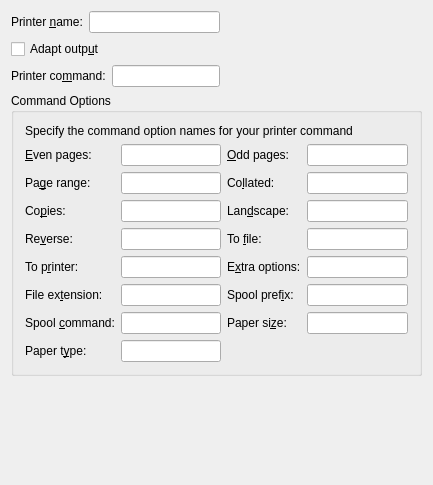
<ui version="4.0" >
 <author></author>
 <comment></comment>
 <exportmacro></exportmacro>
 <class>QPrefPrinterUi</class>
 <widget class="QWidget" name="QPrefPrinterUi" >
  <property name="geometry" >
   <rect>
    <x>0</x>
    <y>0</y>
    <width>433</width>
    <height>485</height>
   </rect>
  </property>
  <property name="windowTitle" >
   <string/>
  </property>
  <layout class="QVBoxLayout" >
   <property name="margin" >
    <number>11</number>
   </property>
   <property name="spacing" >
    <number>6</number>
   </property>
   <item>
    <layout class="QHBoxLayout" >
     <property name="margin" >
      <number>0</number>
     </property>
     <property name="spacing" >
      <number>6</number>
     </property>
     <item>
      <layout class="QGridLayout" >
       <property name="margin" >
        <number>0</number>
       </property>
       <property name="spacing" >
        <number>6</number>
       </property>
       <item row="0" column="0" >
        <widget class="QLabel" name="printerNameLA" >
         <property name="text" >
          <string>Printer &amp;name:</string>
         </property>
         <property name="buddy" >
          <cstring>printerNameED</cstring>
         </property>
        </widget>
       </item>
       <item row="2" column="2" >
        <widget class="QLineEdit" name="printerCommandED" />
       </item>
       <item row="2" column="0" colspan="2" >
        <widget class="QLabel" name="printerCommandLA" >
         <property name="text" >
          <string>Printer co&amp;mmand:</string>
         </property>
         <property name="buddy" >
          <cstring>printerCommandED</cstring>
         </property>
        </widget>
       </item>
       <item row="0" column="1" colspan="2" >
        <widget class="QLineEdit" name="printerNameED" >
         <property name="toolTip" >
          <string>Name of the default printer</string>
         </property>
        </widget>
       </item>
       <item row="1" column="0" colspan="2" >
        <widget class="QCheckBox" name="printerAdaptCB" >
         <property name="toolTip" >
          <string>Use printer name explicitely</string>
         </property>
         <property name="text" >
          <string>Adapt outp&amp;ut</string>
         </property>
        </widget>
       </item>
      </layout>
     </item>
     <item>
      <spacer>
       <property name="orientation" >
        <enum>Qt::Horizontal</enum>
       </property>
       <property name="sizeType" >
        <enum>QSizePolicy::Expanding</enum>
       </property>
       <property name="sizeHint" >
        <size>
         <width>20</width>
         <height>20</height>
        </size>
       </property>
      </spacer>
     </item>
    </layout>
   </item>
   <item>
    <widget class="QGroupBox" name="GroupBox1" >
     <property name="title" >
      <string>Command Options</string>
     </property>
     <layout class="QGridLayout" >
      <property name="margin" >
       <number>11</number>
      </property>
      <property name="spacing" >
       <number>6</number>
      </property>
      <item row="4" column="0" >
       <widget class="QLabel" name="printerReverseLA" >
        <property name="text" >
         <string>Re&amp;verse:</string>
        </property>
        <property name="buddy" >
         <cstring>printerReverseED</cstring>
        </property>
       </widget>
      </item>
      <item row="2" column="3" >
       <widget class="QLineEdit" name="printerCollatedED" />
      </item>
      <item row="4" column="1" >
       <widget class="QLineEdit" name="printerReverseED" />
      </item>
      <item row="5" column="0" >
       <widget class="QLabel" name="printerToPrinterLA" >
        <property name="text" >
         <string>To p&amp;rinter:</string>
        </property>
        <property name="buddy" >
         <cstring>printerToPrinterED</cstring>
        </property>
       </widget>
      </item>
      <item row="7" column="2" >
       <widget class="QLabel" name="printerPaperSizeLA" >
        <property name="text" >
         <string>Paper si&amp;ze:</string>
        </property>
        <property name="buddy" >
         <cstring>printerPaperSizeED</cstring>
        </property>
       </widget>
      </item>
      <item row="1" column="3" >
       <widget class="QLineEdit" name="printerOddED" />
      </item>
      <item row="7" column="3" >
       <widget class="QLineEdit" name="printerPaperSizeED" />
      </item>
      <item row="4" column="2" >
       <widget class="QLabel" name="printerToFileLA" >
        <property name="text" >
         <string>To &amp;file:</string>
        </property>
        <property name="buddy" >
         <cstring>printerToFileED</cstring>
        </property>
       </widget>
      </item>
      <item row="6" column="1" >
       <widget class="QLineEdit" name="printerExtensionED" />
      </item>
      <item row="5" column="3" >
       <widget class="QLineEdit" name="printerExtraED" />
      </item>
      <item row="7" column="1" >
       <widget class="QLineEdit" name="printerSpoolCommandED" />
      </item>
      <item row="7" column="0" >
       <widget class="QLabel" name="printerSpoolCommandLA" >
        <property name="text" >
         <string>Spool &amp;command:</string>
        </property>
        <property name="buddy" >
         <cstring>printerSpoolCommandED</cstring>
        </property>
       </widget>
      </item>
      <item row="6" column="3" >
       <widget class="QLineEdit" name="printerSpoolPrefixED" />
      </item>
      <item row="3" column="1" >
       <widget class="QLineEdit" name="printerCopiesED" />
      </item>
      <item row="1" column="2" >
       <widget class="QLabel" name="printerOddLA" >
        <property name="text" >
         <string>&amp;Odd pages:</string>
        </property>
        <property name="buddy" >
         <cstring>printerOddED</cstring>
        </property>
       </widget>
      </item>
      <item row="4" column="3" >
       <widget class="QLineEdit" name="printerToFileED" />
      </item>
      <item row="8" column="0" >
       <widget class="QLabel" name="printerPaperTypeLA" >
        <property name="text" >
         <string>Paper t&amp;ype:</string>
        </property>
        <property name="buddy" >
         <cstring>printerPaperTypeED</cstring>
        </property>
       </widget>
      </item>
      <item row="8" column="1" >
       <widget class="QLineEdit" name="printerPaperTypeED" />
      </item>
      <item row="5" column="2" >
       <widget class="QLabel" name="printerExtraLA" >
        <property name="text" >
         <string>E&amp;xtra options:</string>
        </property>
        <property name="buddy" >
         <cstring>printerExtraED</cstring>
        </property>
       </widget>
      </item>
      <item row="6" column="2" >
       <widget class="QLabel" name="printerSpoolPrefixLA" >
        <property name="text" >
         <string>Spool pref&amp;ix:</string>
        </property>
        <property name="buddy" >
         <cstring>printerSpoolPrefixED</cstring>
        </property>
       </widget>
      </item>
      <item row="5" column="1" >
       <widget class="QLineEdit" name="printerToPrinterED" />
      </item>
      <item row="2" column="2" >
       <widget class="QLabel" name="printerCollatedLA" >
        <property name="text" >
         <string>Co&amp;llated:</string>
        </property>
        <property name="buddy" >
         <cstring>printerCollatedED</cstring>
        </property>
       </widget>
      </item>
      <item row="2" column="1" >
       <widget class="QLineEdit" name="printerPageRangeED" />
      </item>
      <item row="1" column="0" >
       <widget class="QLabel" name="printerEvenLA" >
        <property name="text" >
         <string>&amp;Even pages:</string>
        </property>
        <property name="buddy" >
         <cstring>printerEvenED</cstring>
        </property>
       </widget>
      </item>
      <item row="6" column="0" >
       <widget class="QLabel" name="printerExtensionLA" >
        <property name="text" >
         <string>File ex&amp;tension:</string>
        </property>
        <property name="buddy" >
         <cstring>printerExtensionED</cstring>
        </property>
       </widget>
      </item>
      <item row="3" column="3" >
       <widget class="QLineEdit" name="printerLandscapeED" />
      </item>
      <item row="3" column="2" >
       <widget class="QLabel" name="printerLandscapeLA" >
        <property name="text" >
         <string>Lan&amp;dscape:</string>
        </property>
        <property name="buddy" >
         <cstring>printerLandscapeED</cstring>
        </property>
       </widget>
      </item>
      <item row="1" column="1" >
       <widget class="QLineEdit" name="printerEvenED" />
      </item>
      <item row="3" column="0" >
       <widget class="QLabel" name="printerCopiesLA" >
        <property name="text" >
         <string>Co&amp;pies:</string>
        </property>
        <property name="buddy" >
         <cstring>printerCopiesED</cstring>
        </property>
       </widget>
      </item>
      <item row="2" column="0" >
       <widget class="QLabel" name="printerPageRangeLA" >
        <property name="text" >
         <string>Pa&amp;ge range:</string>
        </property>
        <property name="buddy" >
         <cstring>printerPageRangeED</cstring>
        </property>
       </widget>
      </item>
      <item row="0" column="0" colspan="4" >
       <widget class="QLabel" name="TextLabel1" >
        <property name="text" >
         <string>Specify the command option names for your printer command</string>
        </property>
       </widget>
      </item>
     </layout>
    </widget>
   </item>
   <item>
    <spacer>
     <property name="orientation" >
      <enum>Qt::Vertical</enum>
     </property>
     <property name="sizeType" >
      <enum>QSizePolicy::Expanding</enum>
     </property>
     <property name="sizeHint" >
      <size>
       <width>20</width>
       <height>20</height>
      </size>
     </property>
    </spacer>
   </item>
  </layout>
 </widget>
 <pixmapfunction>qPixmapFromMimeSource</pixmapfunction>
 <tabstops>
  <tabstop>printerNameED</tabstop>
  <tabstop>printerAdaptCB</tabstop>
  <tabstop>printerCommandED</tabstop>
  <tabstop>printerEvenED</tabstop>
  <tabstop>printerPageRangeED</tabstop>
  <tabstop>printerCopiesED</tabstop>
  <tabstop>printerReverseED</tabstop>
  <tabstop>printerToPrinterED</tabstop>
  <tabstop>printerExtensionED</tabstop>
  <tabstop>printerSpoolCommandED</tabstop>
  <tabstop>printerPaperTypeED</tabstop>
  <tabstop>printerOddED</tabstop>
  <tabstop>printerCollatedED</tabstop>
  <tabstop>printerLandscapeED</tabstop>
  <tabstop>printerToFileED</tabstop>
  <tabstop>printerExtraED</tabstop>
  <tabstop>printerSpoolPrefixED</tabstop>
  <tabstop>printerPaperSizeED</tabstop>
 </tabstops>
 <resources/>
 <connections/>
</ui>
